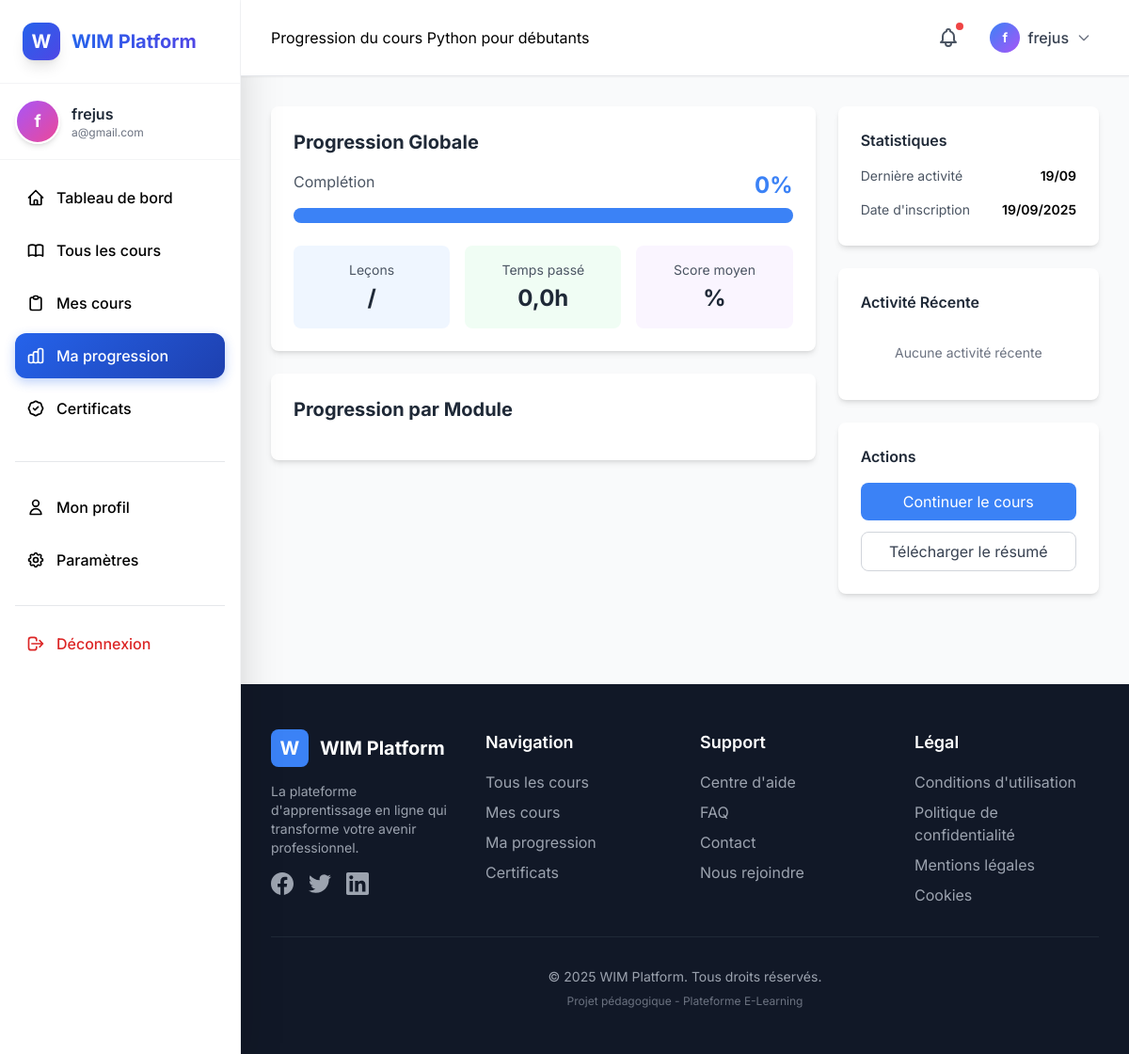
Before: /progress/course/1/ (signed in) with the older database file.
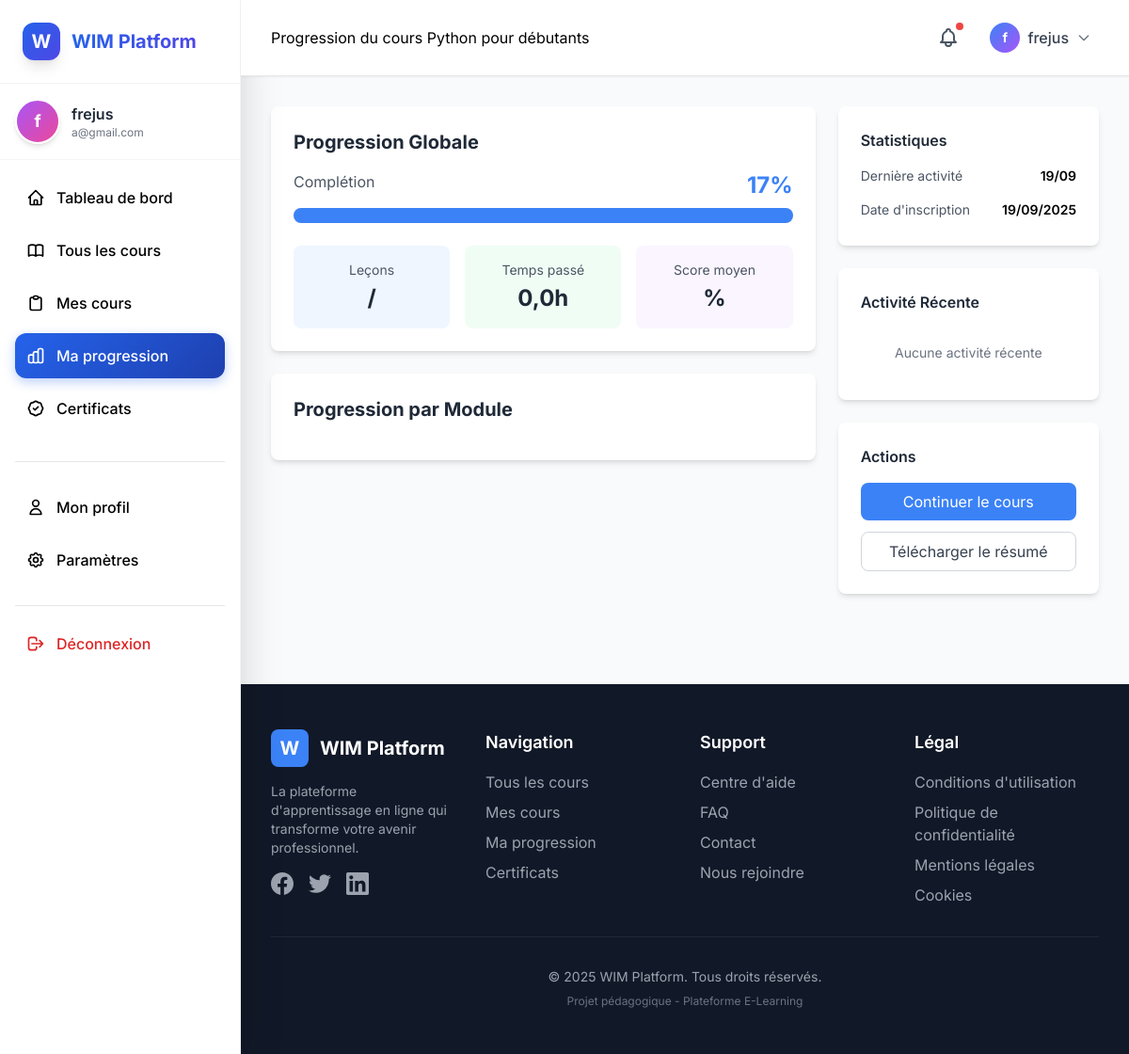
After: the same page with the newer database file.
### apps/enrollments/models.py (models this page shows, shortened)
class Enrollment(models.Model):
    user = models.ForeignKey('users.User', on_delete=models.CASCADE, related_name='enrollments',
                             verbose_name='utilisateur')
    course = models.ForeignKey('courses.Course', on_delete=models.CASCADE, related_name='enrollments',
                               verbose_name='cours')
    progress_percentage = models.DecimalField('progression (%)', max_digits=5, decimal_places=2, default=0,
                                              validators=[MinValueValidator(0), MaxValueValidator(100)])
    enrolled_at = models.DateTimeField('inscrit le', auto_now_add=True)
    started_at = models.DateTimeField('commencé le', null=True, blank=True)
    completed_at = models.DateTimeField('complété le', null=True, blank=True)
    last_accessed = models.DateTimeField('dernier accès', auto_now=True)
    is_active = models.BooleanField('actif', default=True)
    is_completed = models.BooleanField('complété', default=False)
    is_favorite = models.BooleanField('favori', default=False)
    total_time_spent = models.IntegerField('temps total (secondes)', default=0)
    class Meta:
        verbose_name = 'inscription'
        verbose_name_plural = 'inscriptions'
        ordering = ['-enrolled_at']
        unique_together = [['user', 'course']]

### apps/progress/views.py (the view)
# urls.py: path('course/<int:course_id>/', views.CourseProgressView.as_view(), name='course_progress'),
class CourseProgressView(LoginRequiredMixin, DetailView):
    model = Course
    template_name = 'progress/course_progress.html'
    context_object_name = 'course'
    pk_url_kwarg = 'course_id'
    def get_context_data(self, **kwargs):
        context = super().get_context_data(**kwargs)
        user = self.request.user
        course = self.object
        try:
            enrollment = Enrollment.objects.get(
                user=user,
                course=course,
                is_active=True
            )
            context['enrollment'] = enrollment
            modules = course.modules.filter(is_published=True).prefetch_related('lessons')
            module_progress = []
            for module in modules:
                total_lessons = module.lessons.count()
                completed_lessons = LessonProgress.objects.filter(
                    enrollment=enrollment,
                    lesson__module=module,
                    is_completed=True
                ).count()
                module_progress.append({
                    'module': module,
                    'total': total_lessons,
                    'completed': completed_lessons,
                    'percentage': (completed_lessons / total_lessons * 100) if total_lessons > 0 else 0
                })
            context['module_progress'] = module_progress
        except Enrollment.DoesNotExist:
            context['enrollment'] = None
        return context

### apps/dashboard/templatetags/math_filters.py (called while the page is built)
@register.filter(name='div')
def divide(value, arg):
    try:
        if float(arg) == 0:
            return 0
        return float(value) / float(arg)
    except (ValueError, TypeError):
        return 0

### templates/progress/course_progress.html (shortened to what the changed rows need)
{% extends 'base.html' %}
{% load static %}
{% load math_filters %}
{% block content %}
<div class="grid grid-cols-1 lg:grid-cols-3 gap-6">
    <div class="lg:col-span-2">
        <div class="bg-white rounded-lg shadow-md p-6 mb-6">
            <h2 class="text-xl font-bold text-gray-800 mb-4">Progression Globale</h2>
            <div class="mb-6">
                <div class="flex justify-between mb-2">
                    <span class="text-gray-600">Complétion</span>
                    <span class="text-2xl font-bold text-blue-500">{{ enrollment.progress_percentage|floatformat:0 }}%</span>
                </div>
            </div>
        </div>
        <div class="bg-white rounded-lg shadow-md p-6">
            <h2 class="text-xl font-bold text-gray-800 mb-4">Progression par Module</h2>
        </div>
    </div>
    <div class="lg:col-span-1">
        <div class="bg-white rounded-lg shadow-md p-6 mb-6">
            <div class="space-y-4">
                <div>
                    <div class="flex justify-between text-sm mb-1">
                        <span class="text-gray-600">Dernière activité</span>
                        <span class="font-semibold">{{ enrollment.last_accessed|date:"d/m" }}</span>
                    </div>
                </div>
                <div>
                    <div class="flex justify-between text-sm mb-1">
                        <span class="text-gray-600">Date d'inscription</span>
                        <span class="font-semibold">{{ enrollment.enrolled_at|date:"d/m/Y" }}</span>
                    </div>
                </div>
            </div>
        </div>
    </div>
</div>
{% endblock %}

Changed rows visible on the page:
changed Enrollment: progress_percentage "0" → "17"
